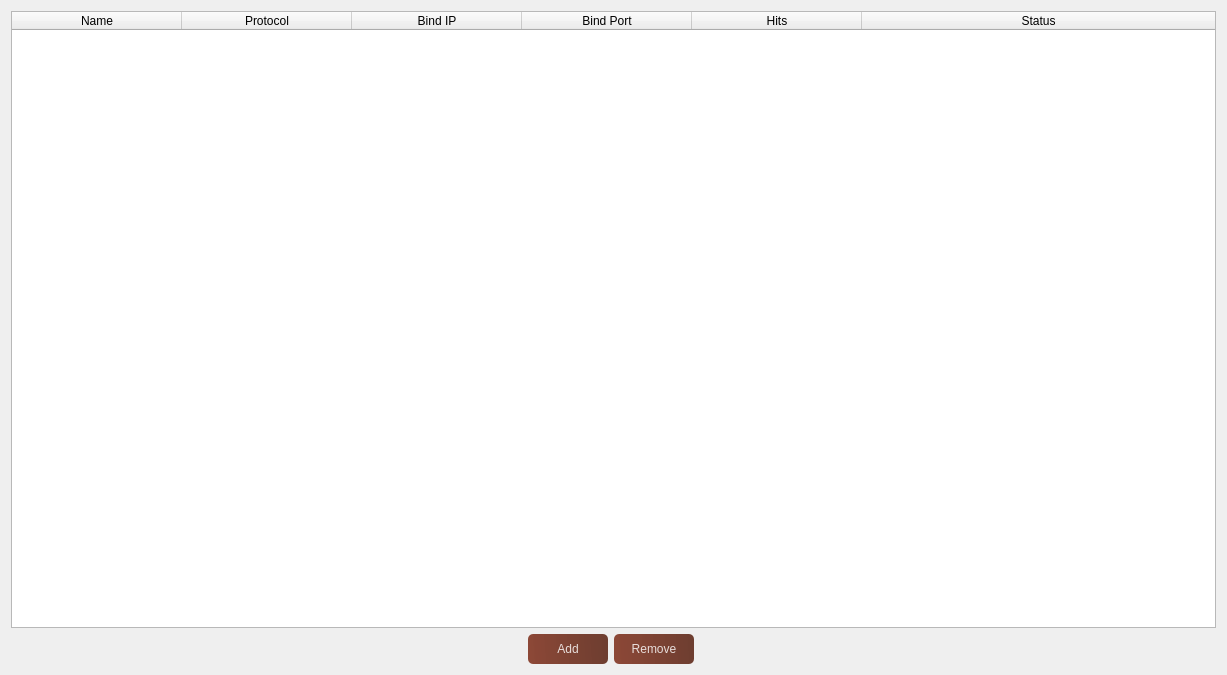
<?xml version="1.0" encoding="UTF-8"?>
<ui version="4.0">
 <class>Listener</class>
 <widget class="QWidget" name="Listener">
  <property name="geometry">
   <rect>
    <x>0</x>
    <y>0</y>
    <width>1227</width>
    <height>675</height>
   </rect>
  </property>
  <property name="windowTitle">
   <string>Form</string>
  </property>
  <property name="styleSheet">
   <string notr="true">QPushButton:hover{
        background-color: qlineargradient(spread:pad, x1:0, y1:0.505682, x2:1, y2:0.477, stop:0 rgba(183, 44, 24, 219), stop:1 rgba(93, 39, 24, 226));
}

QPushButton:pressed{
        padding-left:5px;
        padding-top:5px;
        background-color:rgba(150, 123, 111, 255);
}

QPushButton{
        background-color: qlineargradient(spread:pad, x1:0, y1:0.505682, x2:1, y2:0.477, stop:0 rgba(124, 44, 24, 219), stop:1 rgba(93, 39, 24, 226));
        color:rgba(255, 255, 255, 210);
        border-radius:5px;
}

QLineEdit{
background-color:rgba(0, 0, 0, 0);
border:none;
border-bottom:2px solid rgba(124, 44, 24, 219);
padding-bottom:7px;

}

</string>
  </property>
  <layout class="QGridLayout" name="gridLayout">
   <item row="2" column="0">
    <spacer name="horizontalSpacer">
     <property name="orientation">
      <enum>Qt::Horizontal</enum>
     </property>
     <property name="sizeHint" stdset="0">
      <size>
       <width>40</width>
       <height>20</height>
      </size>
     </property>
    </spacer>
   </item>
   <item row="2" column="4">
    <spacer name="horizontalSpacer_2">
     <property name="orientation">
      <enum>Qt::Horizontal</enum>
     </property>
     <property name="sizeHint" stdset="0">
      <size>
       <width>40</width>
       <height>20</height>
      </size>
     </property>
    </spacer>
   </item>
   <item row="0" column="0" colspan="5">
    <widget class="QTableWidget" name="ListenerTableWidget">
     <property name="editTriggers">
      <set>QAbstractItemView::NoEditTriggers</set>
     </property>
     <property name="selectionBehavior">
      <enum>QAbstractItemView::SelectRows</enum>
     </property>
     <attribute name="horizontalHeaderCascadingSectionResizes">
      <bool>false</bool>
     </attribute>
     <attribute name="horizontalHeaderMinimumSectionSize">
      <number>56</number>
     </attribute>
     <attribute name="horizontalHeaderDefaultSectionSize">
      <number>170</number>
     </attribute>
     <attribute name="horizontalHeaderStretchLastSection">
      <bool>true</bool>
     </attribute>
     <attribute name="verticalHeaderStretchLastSection">
      <bool>false</bool>
     </attribute>
     <column>
      <property name="text">
       <string>Name</string>
      </property>
     </column>
     <column>
      <property name="text">
       <string>Protocol</string>
      </property>
     </column>
     <column>
      <property name="text">
       <string>Bind IP</string>
      </property>
     </column>
     <column>
      <property name="text">
       <string>Bind Port</string>
      </property>
     </column>
     <column>
      <property name="text">
       <string>Hits</string>
      </property>
     </column>
     <column>
      <property name="text">
       <string>Status</string>
      </property>
     </column>
    </widget>
   </item>
   <item row="2" column="1">
    <widget class="QPushButton" name="pushButton_AddListener">
     <property name="minimumSize">
      <size>
       <width>80</width>
       <height>30</height>
      </size>
     </property>
     <property name="text">
      <string>Add</string>
     </property>
    </widget>
   </item>
   <item row="2" column="2">
    <widget class="QPushButton" name="pushButton_RemoveListener">
     <property name="minimumSize">
      <size>
       <width>80</width>
       <height>30</height>
      </size>
     </property>
     <property name="text">
      <string>Remove</string>
     </property>
    </widget>
   </item>
  </layout>
 </widget>
 <resources/>
 <connections/>
</ui>
